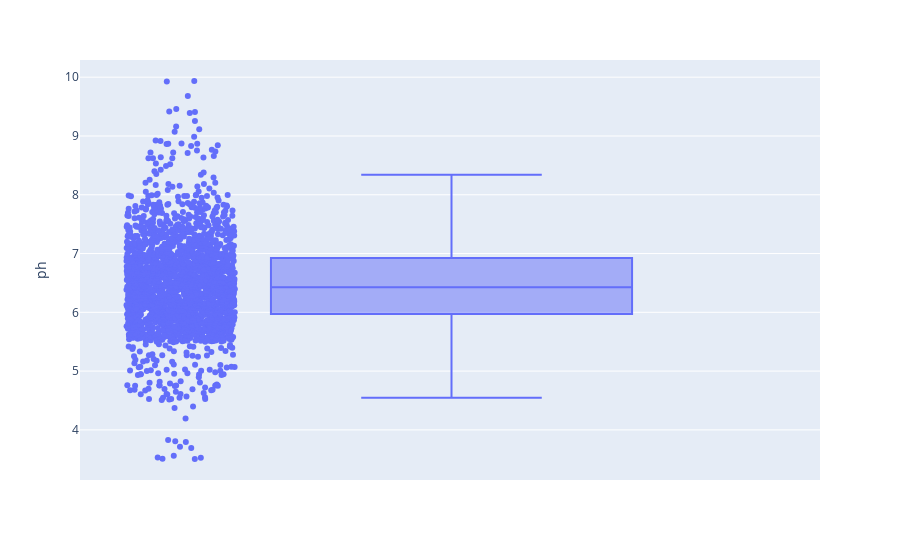

Notebook source saved alongside this figure:
### Code cell
#ploting box plot for ph

fig=px.box(crop_data,y='ph',points='all')
fig.show()

### Figure 1 — Plotly figure (JSON) as saved in the notebook; plotly's stock layout.template omitted (floating-point values rounded to 4 significant figures; data arrays with more than 128 entries replaced by an {"elided": "..."} marker saying what was removed)
{"data": [{"alignmentgroup": "True", "boxpoints": "all", "hovertemplate": "ph=%{y}<extra></extra>", "legendgroup": "", "marker": {"color": "#636efa"}, "name": "", "notched": false, "offsetgroup": "", "orientation": "v", "showlegend": false, "type": "box", "x0": " ", "xaxis": "x", "y": {"elided": "2200 float values"}, "y0": " ", "yaxis": "y"}], "layout": {"boxmode": "group", "legend": {"tracegroupgap": 0}, "margin": {"t": 60}, "xaxis": {"anchor": "y", "domain": [0, 1]}, "yaxis": {"anchor": "x", "domain": [0, 1], "title": {"text": "ph"}}}}
